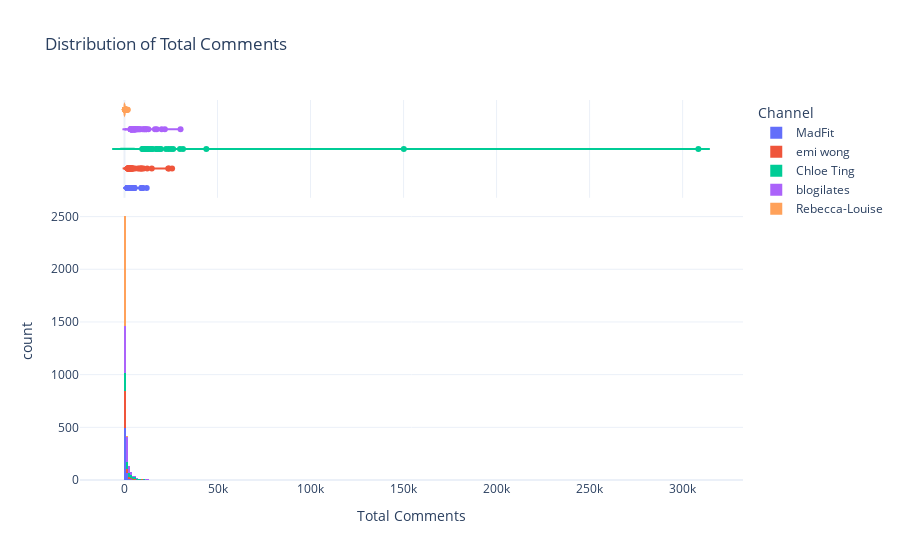

The code cell stored with this chart in its notebook:
### Code cell
px.histogram(videos_df, 
             x ='total_comments', 
             color='channel', 
             marginal='violin', 
             title="Distribution of Total Comments",
             labels={'total_comments':'Total Comments','count':'Count','channel':'Channel'})

### Figure 1 — Plotly figure (JSON) as saved in the notebook; plotly's stock layout.template omitted (floating-point values rounded to 4 significant figures; data arrays with more than 128 entries replaced by an {"elided": "..."} marker saying what was removed)
{"data": [{"alignmentgroup": "True", "bingroup": "x", "hovertemplate": "Channel=MadFit<br>Total Comments=%{x}<br>count=%{y}<extra></extra>", "legendgroup": "MadFit", "marker": {"color": "#636efa", "pattern": {"shape": ""}}, "name": "MadFit", "offsetgroup": "MadFit", "orientation": "v", "showlegend": true, "type": "histogram", "x": {"elided": "600 int values"}, "xaxis": "x", "yaxis": "y"}, {"alignmentgroup": "True", "hovertemplate": "Channel=MadFit<br>Total Comments=%{x}<extra></extra>", "legendgroup": "MadFit", "marker": {"color": "#636efa"}, "name": "MadFit", "offsetgroup": "MadFit", "scalegroup": "x", "showlegend": false, "type": "violin", "x": {"elided": "600 int values"}, "xaxis": "x2", "yaxis": "y2"}, {"alignmentgroup": "True", "bingroup": "x", "hovertemplate": "Channel=emi wong<br>Total Comments=%{x}<br>count=%{y}<extra></extra>", "legendgroup": "emi wong", "marker": {"color": "#EF553B", "pattern": {"shape": ""}}, "name": "emi wong", "offsetgroup": "emi wong", "orientation": "v", "showlegend": true, "type": "histogram", "x": {"elided": "428 int values"}, "xaxis": "x", "yaxis": "y"}, {"alignmentgroup": "True", "hovertemplate": "Channel=emi wong<br>Total Comments=%{x}<extra></extra>", "legendgroup": "emi wong", "marker": {"color": "#EF553B"}, "name": "emi wong", "offsetgroup": "emi wong", "scalegroup": "x", "showlegend": false, "type": "violin", "x": {"elided": "428 int values"}, "xaxis": "x2", "yaxis": "y2"}, {"alignmentgroup": "True", "bingroup": "x", "hovertemplate": "Channel=Chloe Ting<br>Total Comments=%{x}<br>count=%{y}<extra></extra>", "legendgroup": "Chloe Ting", "marker": {"color": "#00cc96", "pattern": {"shape": ""}}, "name": "Chloe Ting", "offsetgroup": "Chloe Ting", "orientation": "v", "showlegend": true, "type": "histogram", "x": {"elided": "401 int values"}, "xaxis": "x", "yaxis": "y"}, {"alignmentgroup": "True", "hovertemplate": "Channel=Chloe Ting<br>Total Comments=%{x}<extra></extra>", "legendgroup": "Chloe Ting", "marker": {"color": "#00cc96"}, "name": "Chloe Ting", "offsetgroup": "Chloe Ting", "scalegroup": "x", "showlegend": false, "type": "violin", "x": {"elided": "401 int values"}, "xaxis": "x2", "yaxis": "y2"}, {"alignmentgroup": "True", "bingroup": "x", "hovertemplate": "Channel=blogilates<br>Total Comments=%{x}<br>count=%{y}<extra></extra>", "legendgroup": "blogilates", "marker": {"color": "#ab63fa", "pattern": {"shape": ""}}, "name": "blogilates", "offsetgroup": "blogilates", "orientation": "v", "showlegend": true, "type": "histogram", "x": {"elided": "822 int values"}, "xaxis": "x", "yaxis": "y"}, {"alignmentgroup": "True", "hovertemplate": "Channel=blogilates<br>Total Comments=%{x}<extra></extra>", "legendgroup": "blogilates", "marker": {"color": "#ab63fa"}, "name": "blogilates", "offsetgroup": "blogilates", "scalegroup": "x", "showlegend": false, "type": "violin", "x": {"elided": "822 int values"}, "xaxis": "x2", "yaxis": "y2"}, {"alignmentgroup": "True", "bingroup": "x", "hovertemplate": "Channel=Rebecca-Louise<br>Total Comments=%{x}<br>count=%{y}<extra></extra>", "legendgroup": "Rebecca-Louise", "marker": {"color": "#FFA15A", "pattern": {"shape": ""}}, "name": "Rebecca-Louise", "offsetgroup": "Rebecca-Louise", "orientation": "v", "showlegend": true, "type": "histogram", "x": {"elided": "1053 int values"}, "xaxis": "x", "yaxis": "y"}, {"alignmentgroup": "True", "hovertemplate": "Channel=Rebecca-Louise<br>Total Comments=%{x}<extra></extra>", "legendgroup": "Rebecca-Louise", "marker": {"color": "#FFA15A"}, "name": "Rebecca-Louise", "offsetgroup": "Rebecca-Louise", "scalegroup": "x", "showlegend": false, "type": "violin", "x": {"elided": "1053 int values"}, "xaxis": "x2", "yaxis": "y2"}], "layout": {"barmode": "relative", "legend": {"title": {"text": "Channel"}, "tracegroupgap": 0}, "title": {"text": "Distribution of Total Comments"}, "xaxis": {"anchor": "y", "domain": [0, 1], "title": {"text": "Total Comments"}}, "xaxis2": {"anchor": "y2", "domain": [0, 1], "matches": "x", "showgrid": true, "showticklabels": false}, "yaxis": {"anchor": "x", "domain": [0, 0.7326], "title": {"text": "count"}}, "yaxis2": {"anchor": "x2", "domain": [0.7426, 1], "matches": "y2", "showgrid": false, "showline": false, "showticklabels": false, "ticks": ""}}}
